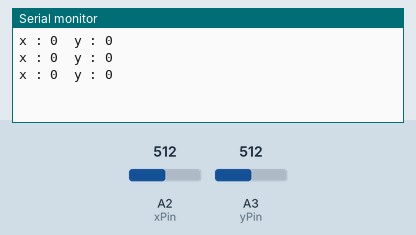
Recording of a sketch running on a simulated Arduino Uno, built with avr-gcc and run on an emulated ATmega328P. Shown: the last lines printed to the serial monitor. The inputs (shaded band) are chosen by the test bench; at power-on: A2 (xPin) = 512, A3 (yPin) = 512.

Above: at 1.3 s.
1.4 s: A2 (xPin) set to 716
At 1.9 s:
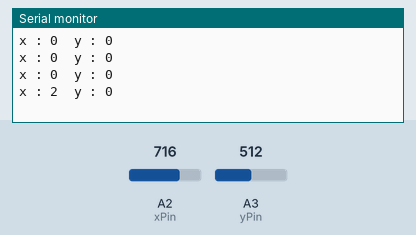
2.9 s: A3 (yPin) set to 716
At 3.4 s:
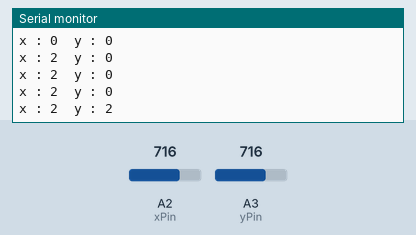
4.4 s: A2 (xPin) set to 900
At 4.9 s:
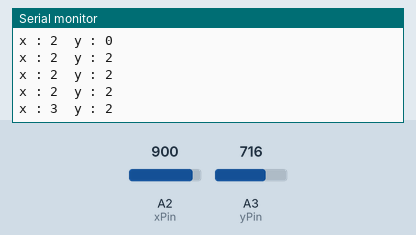
5.9 s: A3 (yPin) set to 900
At 6.4 s:
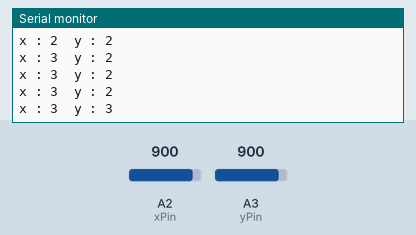
Timing chart, 0 to 8.4 s (numbered marks = the images above; inputs shaded):
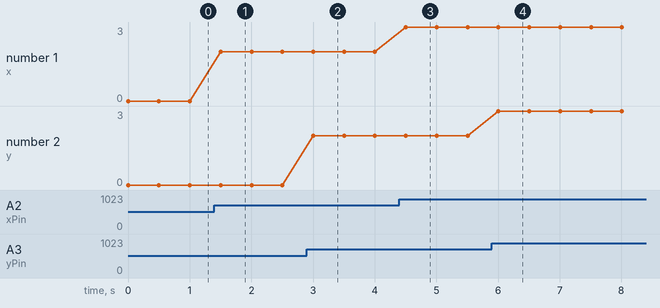

Measured:
- after the input at 1.4 s, the serial monitor: prints a new line after 0.10 s (image 1)
- after the input at 2.9 s, the serial monitor: prints a new line after 0.10 s (image 2)
- after the input at 4.4 s, the serial monitor: prints a new line after 0.11 s (image 3)
- after the input at 5.9 s, the serial monitor: prints a new line after 0.11 s (image 4)
- plotted number 1: 0 → 2 after the input at 1.4 s, 2 → 3 after the input at 4.4 s

The sketch:

joystick_Test.ino
```cpp
int gndPin = A0;
int vccPin = A1;
int xPin = A2;
int yPin = A3;
int swPin = A4;
int valX = 0;
int valY = 0;
void setup() {
  Serial.begin(9600);
  pinMode(gndPin, OUTPUT);
  pinMode(vccPin, OUTPUT);
  digitalWrite(gndPin, LOW);
  digitalWrite(vccPin, HIGH);

  pinMode(xPin, INPUT);
  pinMode(yPin, INPUT);
  pinMode(swPin, INPUT_PULLUP);

}

void loop() {
  valX = map(analogRead(xPin), 0, 1019, -5,5);
  valY = map(analogRead(yPin), -3, 1017, -5, 5);
  Serial.print("x : ");
  Serial.print(valX);
  Serial.print(("  y : "));
  Serial.println((valY));

  // if(analogRead(xPin) == HIGH){
  //   Serial.println("xPin");
  // }
  // Serial.print("X : ");
  // Serial.print(analogRead(xPin));
  // Serial.print(("   Y : "));
  // Serial.println(analogRead(yPin));
  // if(digitalRead(swPin) == LOW){
  //   Serial.println("swPin ON");
  // }else{
  //   Serial.println("OFF");
  // }
  delay(500);

}
```
